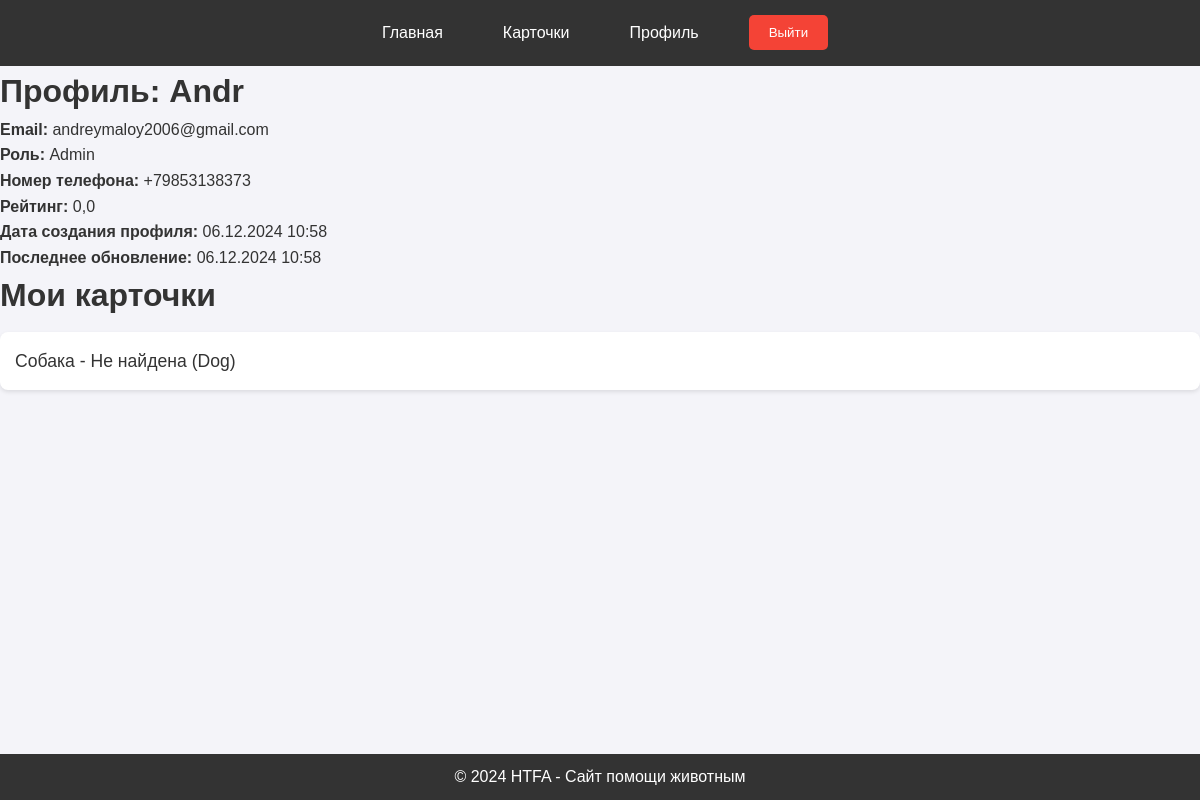
The app's page /profile/ (signed in), older data.
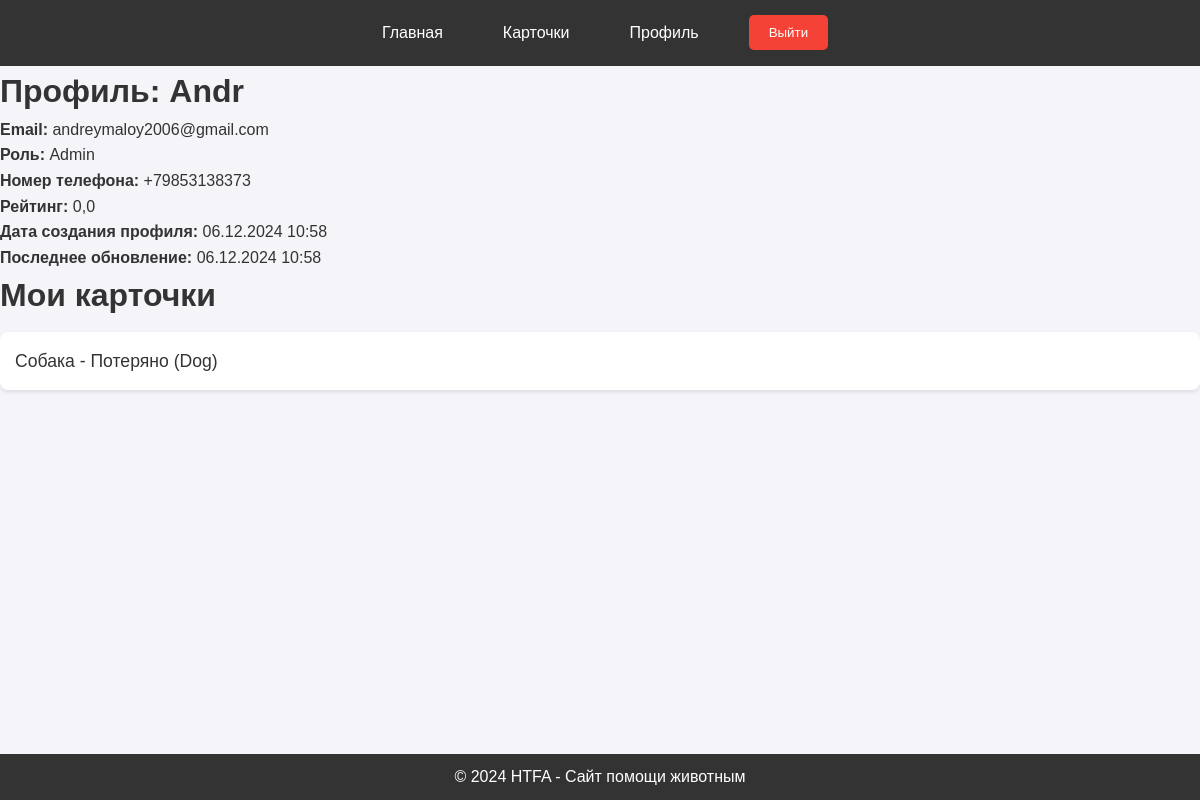
The same page, newer data.
### main/models.py (models this page shows, shortened)
class SearchCard(models.Model):
    id = models.AutoField(primary_key=True)
    user = models.ForeignKey(CustomUser, on_delete=models.CASCADE)  # Многие к одному
    created_at = models.DateTimeField(auto_now_add=True)
    name_animal = models.CharField(max_length=30)
    status = models.CharField(max_length=30)  # Статус поиска животного
    animal_type = models.CharField(max_length=30)  # Тип животного
    describe_animal = models.TextField()  # Описание животного
    last_seen_location = models.CharField(max_length=255)  # Последнее местоположение с координатами
    updated_at = models.DateTimeField(auto_now=True)  # Изменил на updated_at для последовательности

### main/views.py (the view)
# urls.py: path('profile/', views.profile_view, name='profile'),
def profile_view(request):
    custom_user = get_object_or_404(CustomUser, user=request.user)
    search_cards = SearchCard.objects.filter(user=custom_user)
    return render(request, 'main/profile.html', {
        'custom_user': custom_user,
        'search_cards': search_cards
    })

### main/templates/main/profile.html (shortened to what this page needs)
{% extends 'main/base.html' %}
{% block content %}
<h1>Профиль: {{ custom_user.user.username }}</h1>
<p><strong>Email:</strong> {{ custom_user.email }}</p>
<p><strong>Роль:</strong> {{ custom_user.role }}</p>
<p><strong>Номер телефона:</strong> {{ custom_user.phone_number }}</p>
<p><strong>Рейтинг:</strong> {{ custom_user.rating }}</p>
<p><strong>Дата создания профиля:</strong> {{ custom_user.created|date:"d.m.Y H:i" }}</p>
<p><strong>Последнее обновление:</strong> {{ custom_user.updated_at|date:"d.m.Y H:i" }}</p>
<h2>Мои карточки</h2>
<ul>
    {% for card in search_cards %}
        <li>
            <a href="{% url 'card_detail' card.id %}">
                {{ card.name_animal }} - {{ card.status }} ({{ card.animal_type }})
            </a>
        </li>
    {% empty %}
        <li>У вас нет созданных карточек.</li>
    {% endfor %}
</ul>
{% endblock %}

Row changes from the older to the newer data that the page shows:
changed SearchCard "Собака": status "Не найдена" → "Потеряно"
